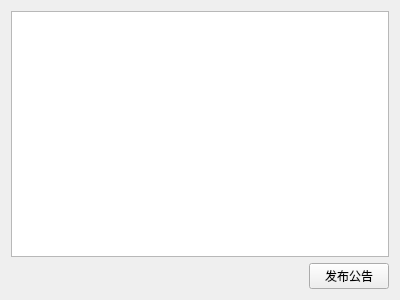
<?xml version="1.0" encoding="UTF-8"?>
<ui version="4.0">
 <class>UpdateNewNotice</class>
 <widget class="QWidget" name="UpdateNewNotice">
  <property name="geometry">
   <rect>
    <x>0</x>
    <y>0</y>
    <width>400</width>
    <height>300</height>
   </rect>
  </property>
  <property name="windowTitle">
   <string>Form</string>
  </property>
  <layout class="QGridLayout" name="gridLayout">
   <item row="0" column="0" colspan="2">
    <widget class="QTextEdit" name="noticeEdit"/>
   </item>
   <item row="1" column="0">
    <spacer name="horizontalSpacer">
     <property name="orientation">
      <enum>Qt::Orientation::Horizontal</enum>
     </property>
     <property name="sizeHint" stdset="0">
      <size>
       <width>301</width>
       <height>20</height>
      </size>
     </property>
    </spacer>
   </item>
   <item row="1" column="1">
    <widget class="QPushButton" name="pushButton">
     <property name="text">
      <string>发布公告</string>
     </property>
    </widget>
   </item>
  </layout>
 </widget>
 <resources/>
 <connections/>
</ui>
